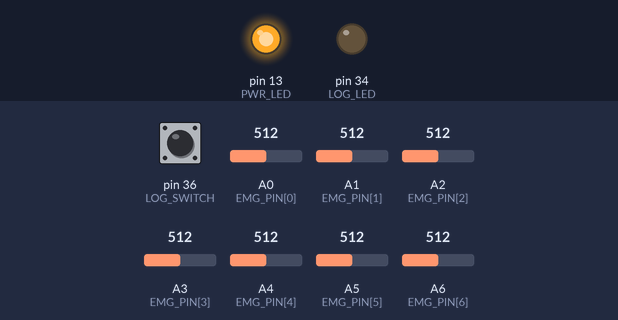
Bench run of a program on a simulated Teensy 4. Parts: output pins drawn as LEDs (lit = HIGH). The inputs (shaded band) are chosen by the test bench; at power-on: pin 36 (LOG_SWITCH) HIGH, A0 (EMG_PIN[0]) = 512, A1 (EMG_PIN[1]) = 512, A2 (EMG_PIN[2]) = 512, A3 (EMG_PIN[3]) = 512, A4 (EMG_PIN[4]) = 512, A5 (EMG_PIN[5]) = 512, A6 (EMG_PIN[6]) = 512 (analog values on the 0–1023 scale). Storage starts empty.

Above: at 4.2 s.
4.3 s: pin 36 (LOG_SWITCH) pulled LOW for 0.15 s
At 4.38 s:
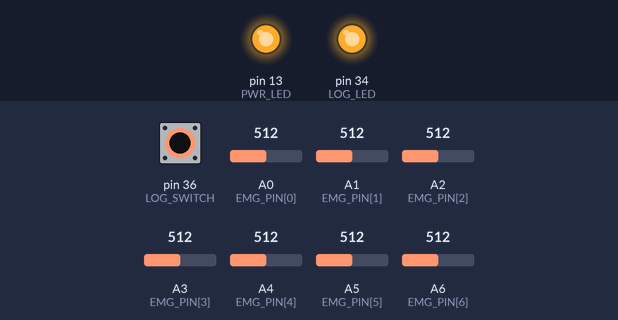
5.9 s: pin 36 (LOG_SWITCH) pulled LOW for 3.2 s
At 9.6 s:
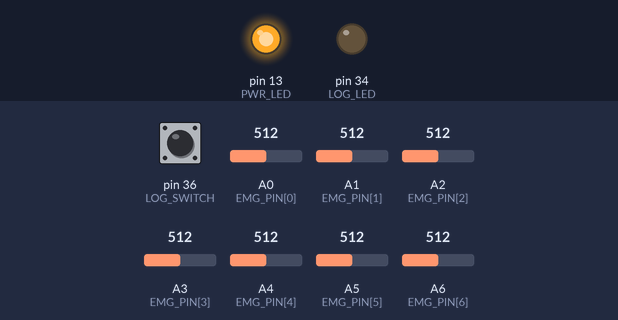
Timing chart, 0 to 11.1 s (numbered marks = the images above; inputs shaded):
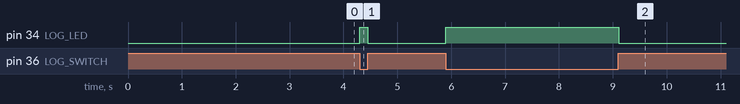

Measured:
- after the input at 4.3 s, pin 34 (LOG_LED): LOW → HIGH at once, → LOW 0.15 s later
- after the input at 5.9 s, pin 34 (LOG_LED): LOW → HIGH at once, → LOW 3.2 s later

The program:

main.cpp
```cpp
// #define USB_RAWHID
#include <Arduino.h>
#include <SD.h>

// #define DEBUG_SERIAL
// #define STREAM_SERIAL
#define SAVE_SD


#ifdef DEBUG_SERIAL
#ifndef USE_SERIAL
#define USE_SERIAL
#endif
#endif

#ifdef STREAM_SERIAL
#ifndef USE_SERIAL
#define USE_SERIAL
#endif
#endif


// the number of EMGs
#define N 7
const int EMG_PIN[N] = {14,15,16,17,18,19,20};
const int LOG_SWITCH = 36;
const int LOG_LED = 34;
const int PWR_LED = 13;


bool is_logging = false;
bool log_switch_state;
bool last_log_switch_state;
char filename[16];
int filenum = 0;
File file;

void start_logging();
void stop_logging();


void setup()
{
    pinMode(LOG_SWITCH, INPUT); // connect pullup resistor, switch float vs ground
    log_switch_state = digitalRead(LOG_SWITCH);
    last_log_switch_state = digitalRead(LOG_SWITCH);
    analogReadResolution(12);

    pinMode(LOG_LED, OUTPUT);
    digitalWrite(LOG_LED, LOW);


    pinMode(PWR_LED, OUTPUT);
    digitalWrite(PWR_LED, HIGH);


    delay(2000);


    #ifdef USE_SERIAL
    Serial.begin(115200); // Teensy ignores baud rate
    delay(1000);
    #endif
    #ifdef DEBUG_SERIAL
    delay(2000);
    Serial.println("starting up");
    #endif


    #ifdef SAVE_SD
    SD.begin(BUILTIN_SDCARD);
    delay(1000);
    #ifdef DEBUG_SERIAL
    Serial.println("SD ready");
    #endif
    sprintf(filename, "data_%d.txt", filenum);
    while (SD.exists(filename))
    {
        #ifdef DEBUG_SERIAL
        Serial.print("found file: ");
        Serial.println(filename);
        #endif
        sprintf(filename, "data_%d.txt", ++filenum);
    }
    #ifdef DEBUG_SERIAL
    Serial.print("next file: ");
    Serial.println(filename);
    #endif
    #endif
}


/* -------------------------- timing control -------------------------- */
uint32_t current_micros;
uint32_t prev_micros;
uint32_t delay_micros = 1000; //1 kHz
// uint32_t delay_micros = 10000; //100 Hz
// uint32_t delay_micros = 50000; //20 Hz
// uint32_t delay_micros = 33333; //30 Hz
// uint32_t delay_micros = 20000; //50 Hz


bool time_passed(){
    current_micros = micros();
    if (current_micros - prev_micros >= delay_micros){
        prev_micros = current_micros; // update time
        return true;
    }
    return false;
}

/* --------------------------  -------------------------- */


void start_stop_logging(){
    log_switch_state = digitalRead(LOG_SWITCH);
    if (log_switch_state != last_log_switch_state){
        if (LOW == log_switch_state){
            start_logging();
        } else
        {
            stop_logging();
        }
        delay(10); // prevent bounceback
    }
    last_log_switch_state = log_switch_state;
}

//increment file number and generate new file
void start_logging(){
    is_logging = true;
    digitalWrite(LOG_LED, HIGH);
    sprintf(filename, "data_%d.txt", filenum++);
    #ifdef DEBUG_SERIAL
    Serial.print("creating file:");
    Serial.println(filename);
    // Serial.printf("data_%d.txt", filenum);
    #endif
    #ifdef SAVE_SD
    file = SD.open(filename, FILE_WRITE);
    file.print("time");
    for (int i = 0; i < N; i++)
    {
        file.printf(",EMG%d", i+1);
    }
    file.println();

    file.close();
    #endif
}

void stop_logging(){
    is_logging = false;
    digitalWrite(LOG_LED, LOW);
    #ifdef DEBUG_SERIAL
    Serial.println("stopped logging to file: ");
    Serial.println(filename);
    #endif
}

void loop()
{
    start_stop_logging();
    if (is_logging && time_passed()){
        #ifdef STREAM_SERIAL
        Serial.print(current_micros);
        #endif
        #ifdef SAVE_SD
        file = SD.open(filename, FILE_WRITE);
        file.print(current_micros);
        #endif

        for (int i = 0; i < N; i++)
        {
            int val = analogRead(EMG_PIN[i]);
            #ifdef STREAM_SERIAL
            Serial.print(",");
            Serial.print(val);
            #endif
            #ifdef SAVE_SD
            file.print(",");
            file.print(val);
            #endif
        }
        #ifdef STREAM_SERIAL
        Serial.println();
        #endif
        #ifdef SAVE_SD
        file.println();
        file.close();
        #endif
    }
}

//TODO: start logging
//TODO: stop logging

//     // put your main code here, to run repeatedly:
//     // data will be sent to server
//     uint16_t v1 = analogRead(P1);
//     uint16_t v2 = analogRead(P2);

//     char str[50];

//     uint8_t buffer[50];

//     for (int i = 0; i < 50; i++)
//     {
//         buffer[i] = str[i];
//     }

//     // This initializes udp and transfer buffer
//     udp.beginPacket(udpAddress, udpPort);
//     udp.write(buffer, 11);
//     udp.endPacket();
//     // Serial.println("packet sent");
//     memset(buffer, 0, 50);
//     // processing incoming packet, must be called before reading the buffer
//     udp.parsePacket();
//     // receive response from server, it will be HELLO WORLD
//     if (udp.read(buffer, 50) > 0)
//     {
//         Serial.print("Server to client: ");
//         Serial.println((char *)buffer);
//     }
//     // Wait for 0.033 seconds (about 30fps)
//     delay(33);
// }


    // // get current time & check if enough has passed to run each callback
    // uint32_t prev_micros = micros();


    // for (int ix = 0; ix < N_CALLBACKS; ix++){
    //     if (current_micros - callbacks[ix].prev_micros >= callbacks[ix].delay_micros){
    //         // update time
    //         // see http://arduino.cc/forum/index.php/topic,124048.msg932592.html#msg932592
    //         callbacks[ix].prev_micros = current_micros;

    //         // call the pointer to the callback fxn if it's enabled
    //         if (callbacks[ix].enabled){ (*(callbacks[ix].fxn))(); }
    //     }
    // }
```
